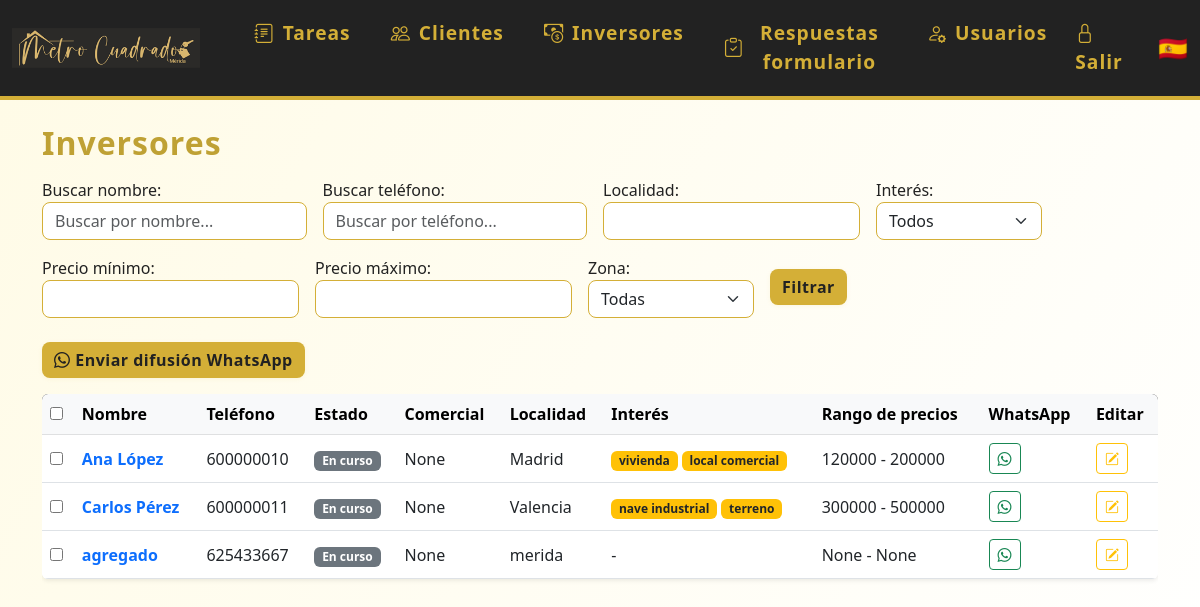
/inversores (signed in), run on an earlier commit of the app's database.
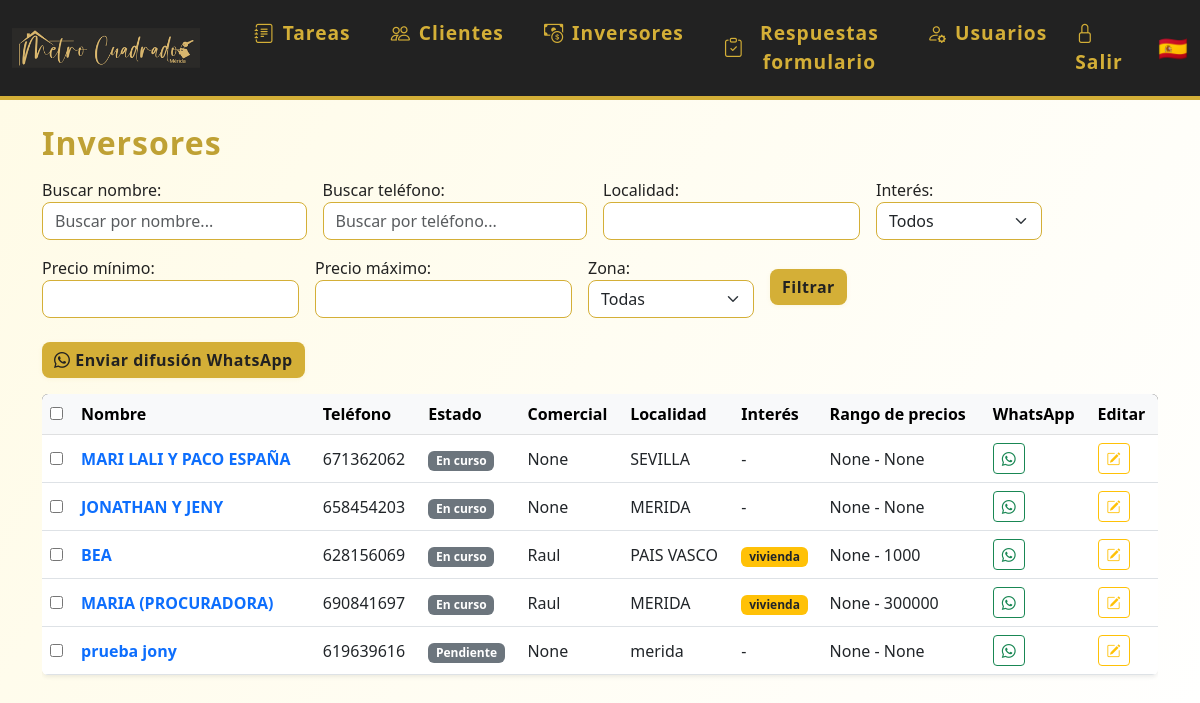
And on a later commit of the database.
### models.py (models this page shows)
class Cliente(db.Model):
    id = db.Column(db.Integer, primary_key=True)
    nombre = db.Column(db.String(120), nullable=False)
    email = db.Column(db.String(120), unique=True, nullable=True)
    telefono = db.Column(db.String(20), unique=True)
    estado = db.Column(db.String(20), nullable=False, default='en_curso') # en_curso, ha_comprado, cancelado
    localidad = db.Column(db.String(120), nullable=True)
    observaciones = db.Column(db.Text, nullable=True)
    tipo_cliente = db.Column(db.String(50), nullable=True)
    interes = db.Column(db.Text, nullable=True)
    zonas = db.Column(db.Text, nullable=True)
    precio_min = db.Column(db.Integer, nullable=True)
    precio_max = db.Column(db.Integer, nullable=True)
    encuesta_enviada = db.Column(db.Boolean, default=False)
    comercial_id = db.Column(db.Integer, db.ForeignKey('usuario.id'), nullable=True)
    fecha_creacion = db.Column(db.DateTime, default=datetime.utcnow)
    activo = db.Column(db.Boolean, default=True)  # Nuevo campo para desactivar cliente
    eventos = db.relationship('Evento', backref='cliente', lazy=True)
    tareas = db.relationship('Tarea', back_populates='cliente')
    visto_por = db.Column(db.Integer, db.ForeignKey('cliente.id'), nullable=True)

class Usuario(UserMixin, db.Model):
    id = db.Column(db.Integer, primary_key=True)
    nombre = db.Column(db.String(80), unique=True, nullable=False)
    password = db.Column(db.String(200), nullable=False)
    es_admin = db.Column(db.Boolean, default=False)
    color = db.Column(db.String(7), nullable=True, default='#3788d8') # Color en formato hex, e.g., #RRGGBB
    email = db.Column(db.String(120), unique=True, nullable=True)
    telefono = db.Column(db.String(20), unique=True, nullable=True)
    activo = db.Column(db.Boolean, default=True)  # Nuevo campo para desactivar usuario
    eventos = db.relationship('Evento', backref='usuario', lazy=True)
    tareas = db.relationship('Tarea', back_populates='usuario')

### app.py (the view)
@app.route('/inversores')
@login_required
def inversores():
    clientes = Cliente.query.filter(Cliente.estado.in_(['en_curso', 'pendiente'])).all()
    usuarios_dict = {u.id: u.nombre for u in Usuario.query.all()}
    return render_template('inversores.html', clientes=clientes, usuarios_dict=usuarios_dict)

### app.py (called while the page is built)
@login_manager.user_loader
def load_user(user_id):
    return Usuario.query.get(int(user_id))

### templates/inversores.html (shortened to what this page needs)
{% extends 'base.html' %}
{% block content %}
<h2 class="mb-3">Inversores</h2>
<form id="form-filtros" method="get" class="mb-4" style="max-width:1000px;display:flex;gap:16px;align-items:end;flex-wrap:wrap;">
  <div style="flex:1;min-width:200px;">
    <label for="buscadorNombre">Buscar nombre:</label>
    <input type="text" id="buscadorNombre" name="nombre" value="{{ request.args.get('nombre', '') }}" placeholder="Buscar por nombre..." class="form-control" style="min-width:180px;">
  </div>
  <div style="flex:1;min-width:200px;">
    <label for="buscadorTelefono">Buscar teléfono:</label>
    <input type="text" id="buscadorTelefono" name="telefono" value="{{ request.args.get('telefono', '') }}" placeholder="Buscar por teléfono..." class="form-control" style="min-width:180px;">
  </div>
  <div>
    <label for="localidad">Localidad:</label>
    <input type="text" id="localidad" name="localidad" value="{{ request.args.get('localidad', '') }}" class="form-control">
  </div>
  <div>
    <label for="interes">Interés:</label>
    <select name="interes" id="interes" class="form-select">
      <option value="">Todos</option>
    </select>
  </div>
  <div>
    <label for="precio_min">Precio mínimo:</label>
    <input type="number" id="precio_min" name="precio_min" value="{{ request.args.get('precio_min', '') }}" class="form-control" min="0">
  </div>
  <div>
    <label for="precio_max">Precio máximo:</label>
    <input type="number" id="precio_max" name="precio_max" value="{{ request.args.get('precio_max', '') }}" class="form-control" min="0">
  </div>
  <div>
    <label for="zona">Zona:</label>
    <select name="zona" id="zona" class="form-select">
      <option value="">Todas</option>
    </select>
  </div>
  <div style="align-self:center;">
    <button type="submit" class="btn btn-primary">Filtrar</button>
  </div>
</form>
<form id="form-mailing" method="post">
<div class="mb-3">
  <button type="button" class="btn btn-success" id="btn-difusion"><i class="bi bi-whatsapp"></i> Enviar difusión WhatsApp</button>
</div>
<div class="table-responsive">
<table class="table table-hover align-middle shadow-sm bg-white rounded">
    <thead class="table-light">
        <tr>
            <th><input type="checkbox" id="check-all" onclick="toggleAll(this)"></th>
            <th>Nombre</th>
            <th>Teléfono</th>
            <th>Estado</th>
            <th>Comercial</th>
            <th>Localidad</th>
            <th>Interés</th>
            <th>Rango de precios</th>
            <th>WhatsApp</th>
            <th>Editar</th>
        </tr>
    </thead>
    <tbody>
    {% for cliente in clientes %}
        <tr>
            <td><input type="checkbox" name="seleccionados" value="{{ cliente.id }}"></td>
            <td>
                <a href="/editar_cliente/{{ cliente.id }}" class="fw-bold text-decoration-none">{{ cliente.nombre }}</a>
            </td>
            <td>{{ cliente.telefono }}</td>
            <td><span class="badge bg-secondary">{{ cliente.estado.replace('_', ' ').capitalize() }}</span></td>
            <td>{{ cliente.comercial_id if not cliente.comercial_id else (usuarios_dict[cliente.comercial_id] if usuarios_dict and cliente.comercial_id in usuarios_dict else 'Sin asignar') }}</td>
            <td>{{ cliente.localidad or '-' }}</td>
            <td>
                {% if cliente.interes %}
                  {% for interes in cliente.interes.split(',') %}
                    <span class="badge bg-warning text-dark">{{ interes }}</span>
                  {% endfor %}
                {% else %}-{% endif %}
            </td>
            <td>{{ cliente.precio_min }} - {{ cliente.precio_max }}</td>
            <td>
              {% if cliente.telefono %}
                <a href="https://wa.me/{{ cliente.telefono|replace(' ', '') }}" title="Enviar WhatsApp" class="btn btn-outline-success btn-sm whatsapp-btn" data-telefono="{{ cliente.telefono|replace(' ', '') }}" target="_blank">
                  <i class="bi bi-whatsapp"></i>
                </a>
              {% endif %}
            </td>
            <td><a href="/editar_cliente/{{ cliente.id }}" title="Editar cliente" class="btn btn-outline-warning btn-sm"><i class="bi bi-pencil-square"></i></a></td>
        </tr>
    {% else %}
        <tr><td colspan="10"><em>No hay inversores registrados.</em></td></tr>
    {% endfor %}
    </tbody>
</table>
</div>
</form>
{% endblock %}

### templates/base.html (shortened to what this page needs)
<!DOCTYPE html>
<html lang="es">
<head>
    <link rel="stylesheet" href="https://cdn.jsdelivr.net/npm/bootstrap@5.3.0/dist/css/bootstrap.min.css">
    <link rel="stylesheet" href="{{ url_for('static', filename='estilos.css') }}">
    <link rel="stylesheet" href="https://cdn.jsdelivr.net/npm/bootstrap-icons@1.10.5/font/bootstrap-icons.css">
</head>
<body class="d-flex flex-column vh-100">
<nav class="navbar navbar-expand-lg mb-4">
  <div class="container-fluid">
    <a class="navbar-brand d-flex align-items-center" href="/">
      <img src="{{ url_for('static', filename='logoraul.png') }}" alt="Logo" style="height:70px;margin-right:18px;">
    </a>
    <div class="collapse navbar-collapse" id="navbarNav">
      <ul class="navbar-nav me-auto mb-2 mb-lg-0">
        <li class="nav-item mx-1">
          <a class="nav-link btn btn-outline-success rounded-pill px-3 d-flex align-items-center gap-2" href="/">
            <i class="bi bi-journal-text"></i> Tareas
          </a>
        </li>
        <li class="nav-item mx-1">
          <a class="nav-link btn btn-outline-primary rounded-pill px-3 d-flex align-items-center gap-2" href="/clientes">
            <i class="bi bi-people"></i> Clientes
          </a>
        </li>
        <li class="nav-item mx-1">
          <a class="nav-link btn btn-outline-danger rounded-pill px-3 d-flex align-items-center gap-2" href="/inversores">
            <i class="bi bi-cash-coin"></i> Inversores
          </a>
        </li>
        {% if current_user.is_authenticated %}
        <li class="nav-item mx-1">
          <a class="nav-link btn btn-outline-secondary rounded-pill px-3 d-flex align-items-center gap-2" href="/respuestas_formulario">
            <i class="bi bi-clipboard-check"></i> Respuestas formulario
          </a>
        </li>
        {% endif %}
        {% if current_user.is_authenticated and current_user.es_admin %}
        <li class="nav-item mx-1">
          <a class="nav-link btn btn-outline-dark rounded-pill px-3 d-flex align-items-center gap-2" href="/usuarios">
            <i class="bi bi-person-gear"></i> Usuarios
          </a>
        </li>
        {% endif %}
      </ul>
      <ul class="navbar-nav align-items-center">
        {% if current_user.is_authenticated %}
        <li class="nav-item"><a class="nav-link" href="/logout" title="Salir"><span class="bi bi-lock"></span> Salir</a></li>
        {% else %}
        <li class="nav-item"><a class="nav-link" href="/login" title="Entrar"><span class="bi bi-lock"></span> Entrar</a></li>
        {% endif %}
        <li class="nav-item ms-3"><span class="fs-4">🇪🇸</span></li>
      </ul>
    </div>
  </div>
</nav>
<div class="container flex-grow-1 d-flex flex-column">
    {% block content %}{% endblock %}
</div>
</body>
</html>

### static/estilos.css (style rules this page uses)
body { background: linear-gradient(120deg, #fffbe6 0%, #fff 100%); font-family: 'Segoe UI', 'Arial', sans-serif; color: #222; }
.navbar { background: #222 !important; border-bottom: 4px solid #d4af37; }
.navbar-brand, .navbar-nav .nav-link { color: #d4af37 !important; font-weight: 600; font-size: 1.2rem; letter-spacing: 1px; }
.navbar-brand img { height: 40px; margin-right: 10px; }
.btn-primary, .btn-success { background: #d4af37; border: none; color: #222; font-weight: 600; border-radius: 8px; box-shadow: 0 1px 4px rgba(212,175,55,0.10), 0 0 0 0 #d4af37; letter-spacing: 0.5px; transition: background 0.2s, color 0.2s, box-shadow 0.2s; }
.table thead { background: #222; color: #d4af37; }
h2 { color: #bfa134; font-weight: 700; letter-spacing: 1px; margin-bottom: 1.2rem; }
.container { padding-bottom: 2.5rem; }
.form-control, .form-select { border-radius: 8px; border: 1.5px solid #d4af37; box-shadow: none; transition: border 0.2s, box-shadow 0.2s; }
.table { border-radius: 12px; overflow: hidden; box-shadow: 0 1px 8px rgba(212,175,55,0.07); }

What changed in the data, as far as the page shows it:
removed Cliente: nombre "Ana López", telefono "600000010", estado.replace "En curso", comercial "None", localidad "Madrid", interes "vivienda" "local comercial", precio_min "120000", precio_max "200000", shown under "Inversores"
removed Cliente: nombre "Carlos Pérez", telefono "600000011", estado.replace "En curso", comercial "None", localidad "Valencia", interes "nave industrial" "terreno", precio_min "300000", precio_max "500000", shown under "Inversores"
removed Cliente: nombre "agregado", telefono "625433667", estado.replace "En curso", comercial "None", localidad "merida", precio_min "None", precio_max "None", shown under "Inversores"
added Cliente: nombre "MARI LALI Y PACO ESPAÑA", telefono "671362062", estado.replace "En curso", comercial "None", localidad "SEVILLA", precio_min "None", precio_max "None", shown under "Inversores"
added Cliente: nombre "JONATHAN Y JENY", telefono "658454203", estado.replace "En curso", comercial "None", localidad "MERIDA", precio_min "None", precio_max "None", shown under "Inversores"
added Cliente: nombre "BEA", telefono "628156069", estado.replace "En curso", nombre "Raul", localidad "PAIS VASCO", interes "vivienda", precio_min "None", precio_max "1000"
added Cliente: nombre "MARIA (PROCURADORA)", telefono "690841697", estado.replace "En curso", nombre "Raul", localidad "MERIDA", interes "vivienda", precio_min "None", precio_max "300000"
added Cliente: nombre "prueba jony", telefono "619639616", estado.replace "Pendiente", comercial "None", localidad "merida", precio_min "None", precio_max "None", shown under "Inversores"
